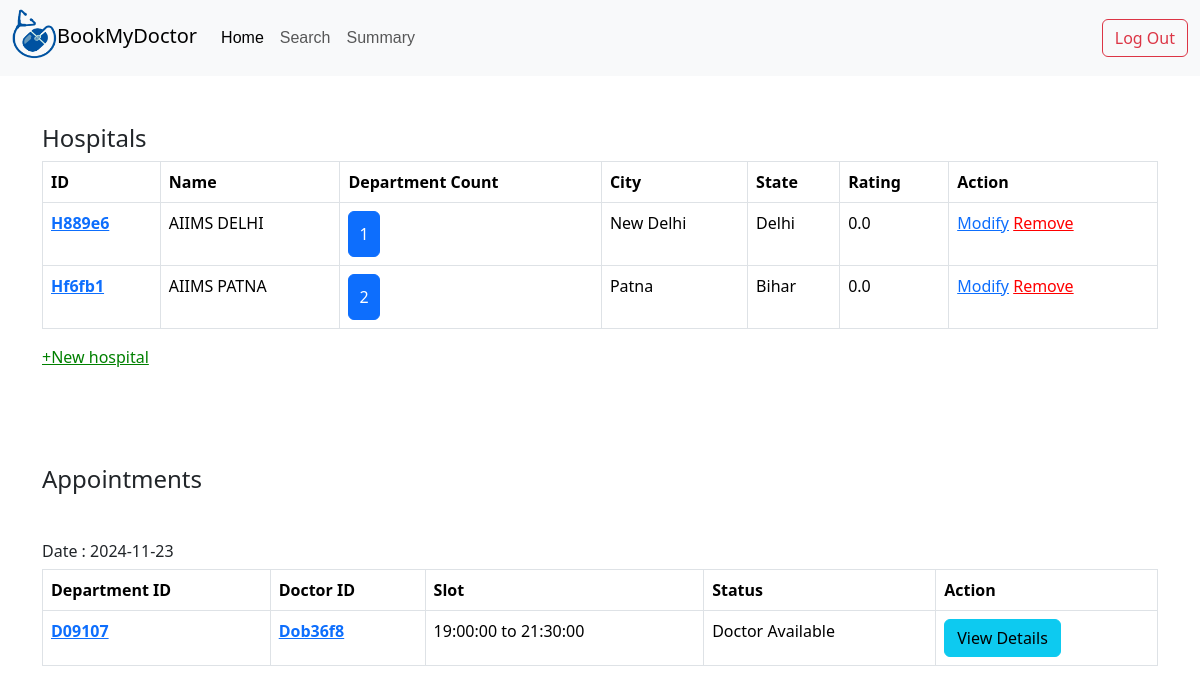
The app's page /admin/dashboard with its own data.
### application/models.py (models this page shows)
class Hospital(db.Model):
    id=db.Column(db.String(),primary_key=True)
    name=db.Column(db.String())
    state=db.Column(db.String())
    city=db.Column(db.String())
    nDept=db.Column(db.Integer,default=0)
    rating=db.Column(db.Float,default=0)
    departments=db.relationship('Department',backref='hospital')

class Appointment(db.Model):
    id=db.Column(db.String(),primary_key=True)
    date=db.Column(db.Date)
    slotid=db.Column(db.String(),db.ForeignKey('slots.id'))
    availability=db.Column(db.Boolean,default=True)
    tokenCount=db.Column(db.Integer,default=0)
    patientlists=db.relationship('Patientlist',backref='appointment')

class Deptdoc(db.Model):
    id=db.Column(db.String(),primary_key=True)
    deptid=db.Column(db.String(),db.ForeignKey('department.id'))
    docid=db.Column(db.String(),db.ForeignKey('doctor.id'))
    days=db.relationship('Days',backref='deptdoc')

class Slots(db.Model):
    id=db.Column(db.String(),primary_key=True)
    daysid=db.Column(db.String(),db.ForeignKey('days.id'))
    from_=db.Column(db.Time)
    to=db.Column(db.Time)
    appointments=db.relationship('Appointment',backref='slots')

### application/controllers.py (the view)
@app.route('/admin/dashboard',methods=['GET','POST'])
def adminDashboard():
    deptdocs=[]
    for i in Deptdoc.query.all():
        deptdocs.append((i,Doctor.query.get(i.docid)))
    today=datetime.date.today()
    monthly_booking={}
    for i in range(0,31):
        date=today+datetime.timedelta(days=i)
        appointments=Appointment.query.filter_by(date=date).all()
        daily_booking=[]
        for a in appointments:
            s=Slots.query.get(a.slotid)
            d=Days.query.get(s.daysid)
            dd=Deptdoc.query.get(d.ddid)
            daily_booking.append((a,dd,s))
        monthly_booking[date]=daily_booking
    return render_template('admin_dash.html',hospitals=Hospital.query.all(),deptdocs=deptdocs,departments=Department.query.all(),monthly_booking=monthly_booking)

### templates/admin_dash.html (shortened to what this page needs)
{%extends 'adminbase.html'%}
{%block content%}
    <div class="container table-responsive mt-5" id="hospitals">
        <h4>Hospitals</h4>
      {%if hospitals|length%}
      <table class="table  table-bordered table-hover">
        <thead>
          <tr>
            <th scope="col">ID</th>
            <th scope="col">Name</th>
            <th scope="col">Department Count</th>
            <th scope="col">City</th>
            <th scope="col">State</th>
            <th scope="col">Rating</th>
            <th scope="col">Action</th>
          </tr>
        </thead>
        <tbody>
        {%for hospital in hospitals%}
          <tr>
            <th scope="row"><a href="/{{hospital.id}}/hospital/details">{{hospital.id}}</a></th>
            <td>{{hospital.name}}</td>
            <td ><button class="btn btn-primary catBtn" value="{{hospital.id}}">{{hospital.nDept}}</button></td>
            <td>{{hospital.city}}</td>
            <td>{{hospital.state}}</td>
            <td>{{hospital.rating}}</td>
            <td><a href="/{{hospital.id}}/hospital/modify">Modify</a> <a href="/{{hospital.id}}/hospital/remove" style="color:red">Remove</a></td>
          </tr>
        {%endfor%}
        </tbody>
      </table>
      {%else%}
      <h5>Oops! No hospitals added yet.</h5>
      {%endif%}
      <a href="/hospital/create" style="color:green">+New hospital</a>
      </div>
      <br><br>
      <br><br>
      <h4 class="container">Appointments</h4>
      {%for date in monthly_booking%}
      {%if monthly_booking[date]|length%}
      <div class="container table-responsive mt-5 mb-3">
        <h6>Date : {{date}}</h6>
      <table class="table table-bordered table-hover">
        <thead>
          <tr>
            <th scope="col">Department ID</th>
            <th scope="col">Doctor ID</th>
            <th scope="col">Slot</th>
            <th scope="col">Status</th>
            <th scope="col">Action</th>
          </tr>
        </thead>
        <tbody>
        {%for appoint,deptdoc,slot in monthly_booking[date]%}
          <tr>
            <th scope="row"><a href="/{{deptdoc.deptid}}/department/details">{{deptdoc.deptid}}</a></th>
            <th scope="row"><a href="/{{deptdoc.docid}}/doctor/details">{{deptdoc.docid}}</a></th>
            <td>{{slot.from_}} to {{slot.to}}</td>
            <td>{%if appoint.availability%}Doctor Available{%else%}Unavailable{%endif%}</td>
            <td><a type="button" class="btn btn-info" href="/{{appoint.id}}/appointment/details">View Details</a></td>
          </tr>
        {%endfor%}
        </tbody>
      </table>
      </div>
      {%endif%}
      {%endfor%}
{%endblock%}

### static/detailsbase.css (style rules this page uses)
.btn.btn.btn-primary { padding: 10px; }

### records on screen
Hospital: id "H889e6", name "AIIMS DELHI", nDept "1", city "New Delhi", state "Delhi", rating "0.0"
Hospital: id "Hf6fb1", name "AIIMS PATNA", nDept "2", city "Patna", state "Bihar", rating "0.0"
Appointment: deptid "D09107", docid "Dob36f8", from_ "19:00:00", to "21:30:00", availability "Doctor Available"

### other values on screen
{{ date }} "2024-11-23"
